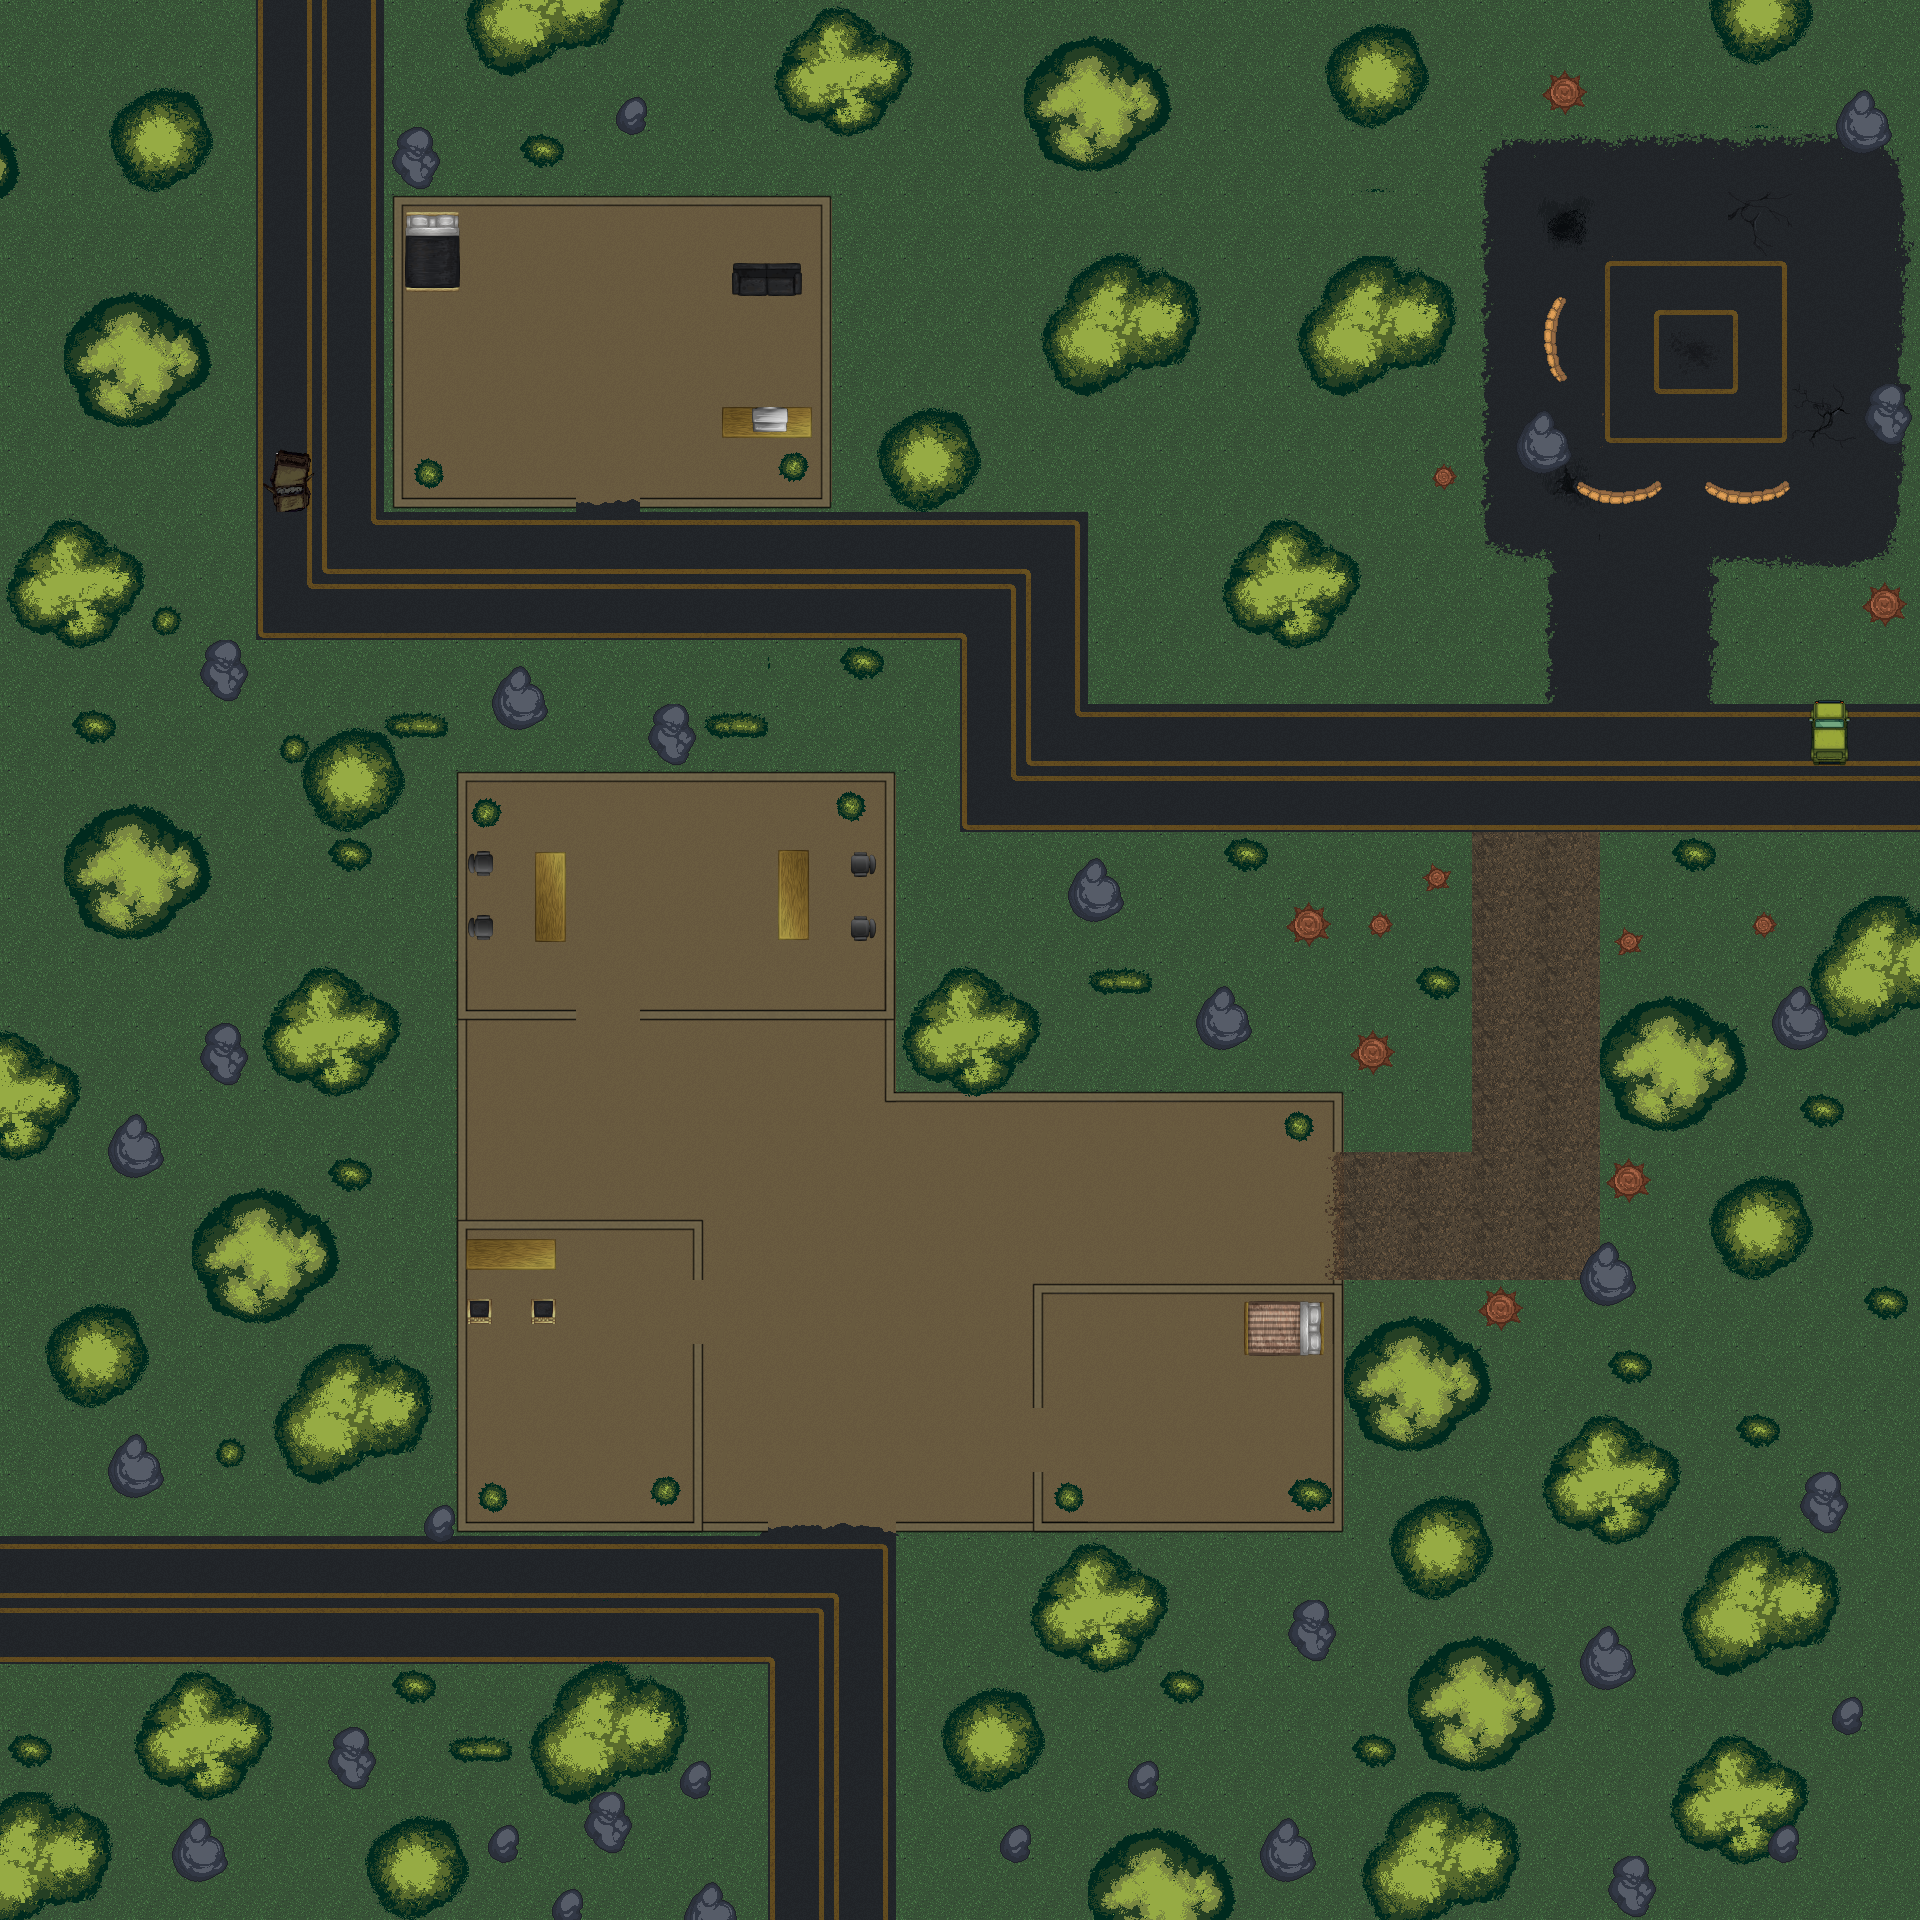

Below is a game level as drawn by its tile map, then a one-line description and the .tmx that defines it (tile-layer data replaced by summaries):
An orthogonal 30x30 tile map with 64x64 px tiles, 11 tile layers (Terrain, Path, Ground, Ground Border, ...) and 200 objects (120x Wall, 57x Object, 11x mob, 6x area, 3x ammo, ...).

<map version="1.8" tiledversion="1.8.2" orientation="orthogonal" renderorder="right-down" width="30" height="30" tilewidth="64" tileheight="64" infinite="0" nextlayerid="13" nextobjectid="220">
 <tileset firstgid="1" name="tileset" tilewidth="64" tileheight="64" tilecount="961" columns="31">
  <image source="../images-sprites/tileset.png" width="2000" height="2000" />
 </tileset>
 <layer id="1" name="Terrain" width="30" height="30">
  <data>[900 cells, 900 non-empty, 7 distinct tile ids]</data>
 </layer>
 <layer id="2" name="Path" width="30" height="30">
  <data>[900 cells, 93 non-empty, 32 distinct tile ids]</data>
 </layer>
 <layer id="8" name="Ground" width="30" height="30">
  <data>[900 cells, 168 non-empty, 1 distinct tile ids]</data>
 </layer>
 <layer id="9" name="Ground Border" width="30" height="30">
  <data>[900 cells, 61 non-empty, 9 distinct tile ids]</data>
 </layer>
 <layer id="10" name="Ground Border 2" width="30" height="30">
  <data>[900 cells, 8 non-empty, 4 distinct tile ids]</data>
 </layer>
 <layer id="3" name="Building" width="30" height="30">
  <data>[900 cells, 81 non-empty, 13 distinct tile ids]</data>
 </layer>
 <layer id="7" name="Walls" width="30" height="30">
  <data>[900 cells, 20 non-empty, 10 distinct tile ids]</data>
 </layer>
 <layer id="4" name="Trees" width="30" height="30">
  <data>[900 cells, 341 non-empty, 54 distinct tile ids]</data>
 </layer>
 <layer id="5" name="Roks" width="30" height="30">
  <data>[900 cells, 109 non-empty, 13 distinct tile ids]</data>
 </layer>
 <layer id="6" name="Objects" width="30" height="30">
  <data>[900 cells, 51 non-empty, 26 distinct tile ids]</data>
 </layer>
 <layer id="11" name="Objects2" width="30" height="30">
  <data>[900 cells, 7 non-empty, 7 distinct tile ids]</data>
 </layer>
 <objectgroup id="12" name="Obstacles">
  <object id="1" name="player" x="833.333" y="1821.67" width="22.6667" height="21.6667" />
  <object id="2" name="Wall" x="458.667" y="773.833" width="6.63636" height="756.601" />
  <object id="3" name="Wall" x="886.765" y="773.897" width="6.63636" height="326.206" />
  <object id="4" name="Wall" x="1034.68" y="1285.59" width="6.63636" height="117.329" />
  <object id="5" name="Wall" x="1334.35" y="1285.63" width="6.63636" height="243.809" />
  <object id="6" name="Wall" x="1034.68" y="1478.06" width="6.63636" height="52.6227" />
  <object id="7" name="Wall" x="694.682" y="1353.06" width="6.63636" height="168.953" />
  <object id="8" name="Wall" x="694.682" y="1221.56" width="6.63636" height="51.873" />
  <object id="9" name="Wall" x="1334.68" y="1094.06" width="6.63636" height="54.498" />
  <object id="10" name="Wall" x="644.057" y="1011.54" width="239.511" height="6.98664" />
  <object id="11" name="Wall" x="467.199" y="1011.55" width="104.602" height="6.98664" />
  <object id="12" name="Wall" x="467.911" y="1221.51" width="226.386" height="6.98664" />
  <object id="14" name="Wall" x="465.787" y="1523.51" width="299.559" height="6.98664" />
  <object id="16" name="Wall" x="901.275" y="1523.51" width="130.36" height="6.98664" />
  <object id="17" name="Wall" x="1042.57" y="1523.47" width="288.61" height="6.98664" />
  <object id="18" name="Wall" x="1042.43" y="1285.55" width="290.74" height="6.98664" />
  <object id="19" name="Wall" x="894.88" y="1093.26" width="437.99" height="6.98664" />
  <object id="20" name="Wall" x="394.588" y="197.423" width="434.99" height="6.98664" />
  <object id="21" name="Wall" x="394.505" y="499.507" width="175.99" height="6.98664" />
  <object id="23" name="Wall" x="822.712" y="205.139" width="6.63636" height="294.035" />
  <object id="24" name="Wall" x="394.636" y="205.261" width="6.63636" height="293.638" />
  <object id="25" name="Wall" x="466.914" y="773.257" width="418.297" height="6.98664" />
  <object id="26" name="Object" x="1577.52" y="481.173" width="78.047" height="22.9866" />
  <object id="27" name="Object" x="1710.1" y="480.84" width="78.2137" height="22.9866" />
  <object id="28" name="Object" x="1545.02" y="298.173" width="20.6304" height="81.6533" />
  <object id="29" name="Wall" x="79.0182" y="820.507" width="110.964" height="103.987" />
  <object id="30" name="Wall" x="15.518" y="533.006" width="115.964" height="103.987" />
  <object id="31" name="Wall" x="77.518" y="306.006" width="110.964" height="103.987" />
  <object id="32" name="Wall" x="115.518" y="100.006" width="84.964" height="77.987" />
  <object id="33" name="Wall" x="474.518" y="21.0065" width="136.964" height="43.987" />
  <object id="34" name="Wall" x="782.518" y="22.0065" width="110.964" height="103.987" />
  <object id="35" name="Wall" x="1034.52" y="51.0065" width="124.297" height="103.987" />
  <object id="36" name="Wall" x="1327.52" y="35.0065" width="89.964" height="80.987" />
  <object id="37" name="Wall" x="1314.52" y="276.006" width="122.964" height="103.987" />
  <object id="38" name="Wall" x="1058.52" y="273.006" width="124.964" height="103.987" />
  <object id="39" name="Wall" x="883.518" y="415.006" width="84.964" height="83.987" />
  <object id="40" name="Wall" x="1235.85" y="534.673" width="110.964" height="103.987" />
  <object id="41" name="Wall" x="1716.52" y="23.3398" width="81.964" height="27.3203" />
  <object id="42" name="Wall" x="1825.52" y="904.506" width="80.6307" height="117.987" />
  <object id="43" name="Wall" x="1611.52" y="1008.51" width="110.964" height="116.896" />
  <object id="44" name="Wall" x="1714.52" y="1184.01" width="90.964" height="83.987" />
  <object id="45" name="Wall" x="1552.52" y="1424.51" width="110.964" height="103.987" />
  <object id="46" name="Wall" x="1693.52" y="1549.51" width="125.464" height="106.487" />
  <object id="47" name="Wall" x="1678.02" y="1746.51" width="110.964" height="103.987" />
  <object id="48" name="Wall" x="1377.52" y="1807.01" width="110.964" height="94.987" />
  <object id="49" name="Wall" x="1417.52" y="1649.01" width="110.964" height="103.987" />
  <object id="50" name="Wall" x="1397.02" y="1501.01" width="87.964" height="85.487" />
  <object id="51" name="Wall" x="1356.02" y="1327.01" width="110.964" height="103.987" />
  <object id="52" name="Wall" x="1040.52" y="1555.01" width="110.964" height="103.987" />
  <object id="53" name="Wall" x="949.518" y="1693.01" width="86.464" height="89.987" />
  <object id="54" name="Wall" x="1096.02" y="1841.01" width="126.464" height="60.8203" />
  <object id="55" name="Wall" x="542.518" y="1671.01" width="127.964" height="114.987" />
  <object id="56" name="Wall" x="371.518" y="1824.01" width="88.964" height="78.3203" />
  <object id="57" name="Wall" x="144.518" y="1686.01" width="110.964" height="103.987" />
  <object id="58" name="Wall" x="14.1847" y="1799.01" width="84.2973" height="101.987" />
  <object id="59" name="Wall" x="280.518" y="1352.01" width="139.964" height="116.987" />
  <object id="60" name="Wall" x="202.518" y="1203.01" width="110.964" height="103.987" />
  <object id="61" name="Wall" x="45.518" y="1312.01" width="90.964" height="86.987" />
  <object id="62" name="Wall" x="277.518" y="976.006" width="110.964" height="103.987" />
  <object id="63" name="Wall" x="15.1847" y="1048.01" width="45.2973" height="97.987" />
  <object id="64" name="Wall" x="307.518" y="731.006" width="84.964" height="87.987" />
  <object id="65" name="Wall" x="913.518" y="980.34" width="106.297" height="100.654" />
  <object id="66" name="Wall" x="1070.85" y="862.673" width="49.6307" height="56.987" />
  <object id="67" name="Wall" x="1200.18" y="991.173" width="49.6307" height="56.987" />
  <object id="68" name="Wall" x="1585.18" y="1249.51" width="49.6307" height="56.987" />
  <object id="69" name="Wall" x="1803.18" y="1474.01" width="49.6307" height="56.987" />
  <object id="70" name="Wall" x="1822.18" y="1689.51" width="49.6307" height="56.987" />
  </objectgroup>
</map>
<!-- 133 of 200 objects omitted -->
